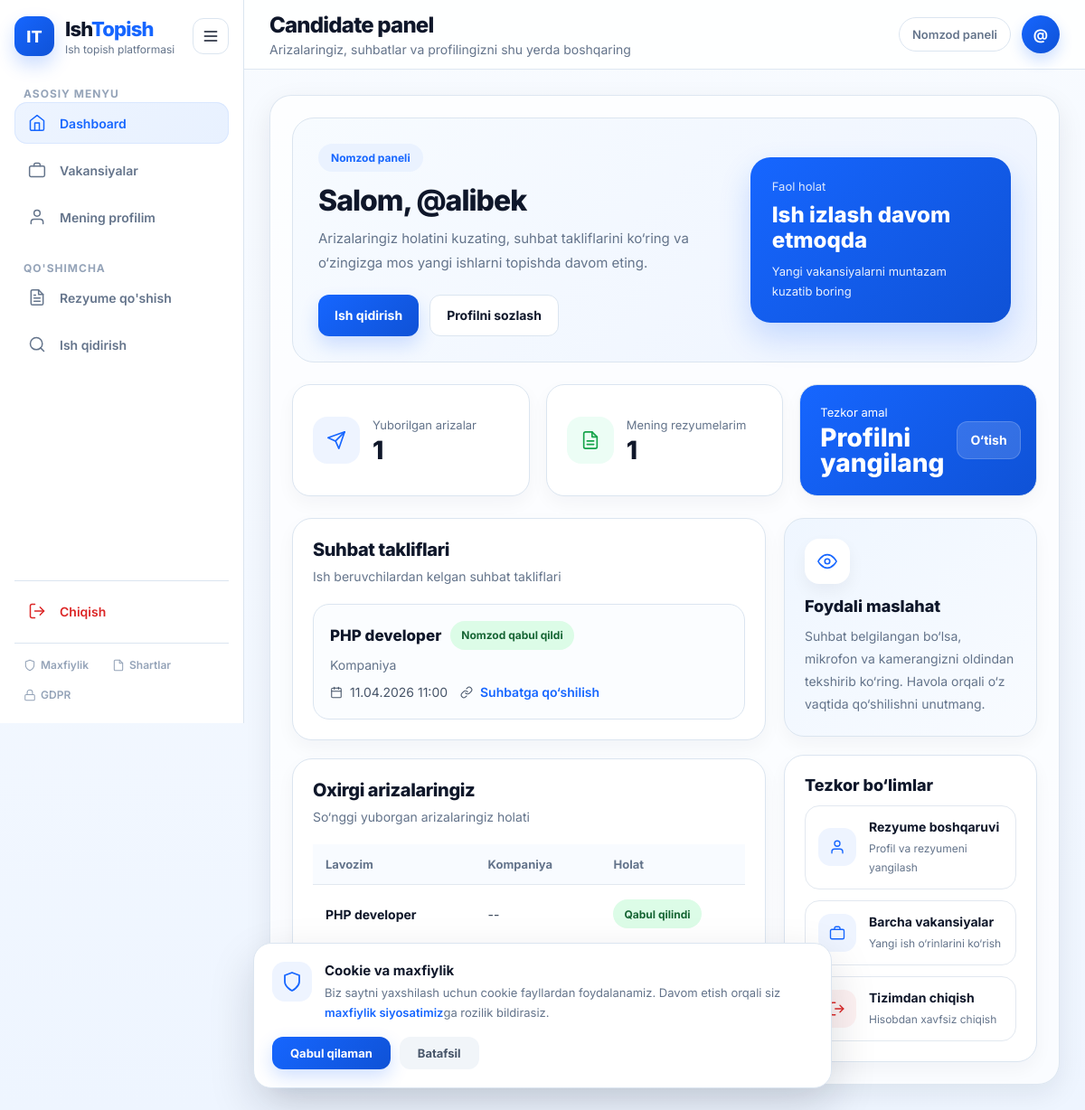
Before: /candidate/home/ (signed in) with the older database file.
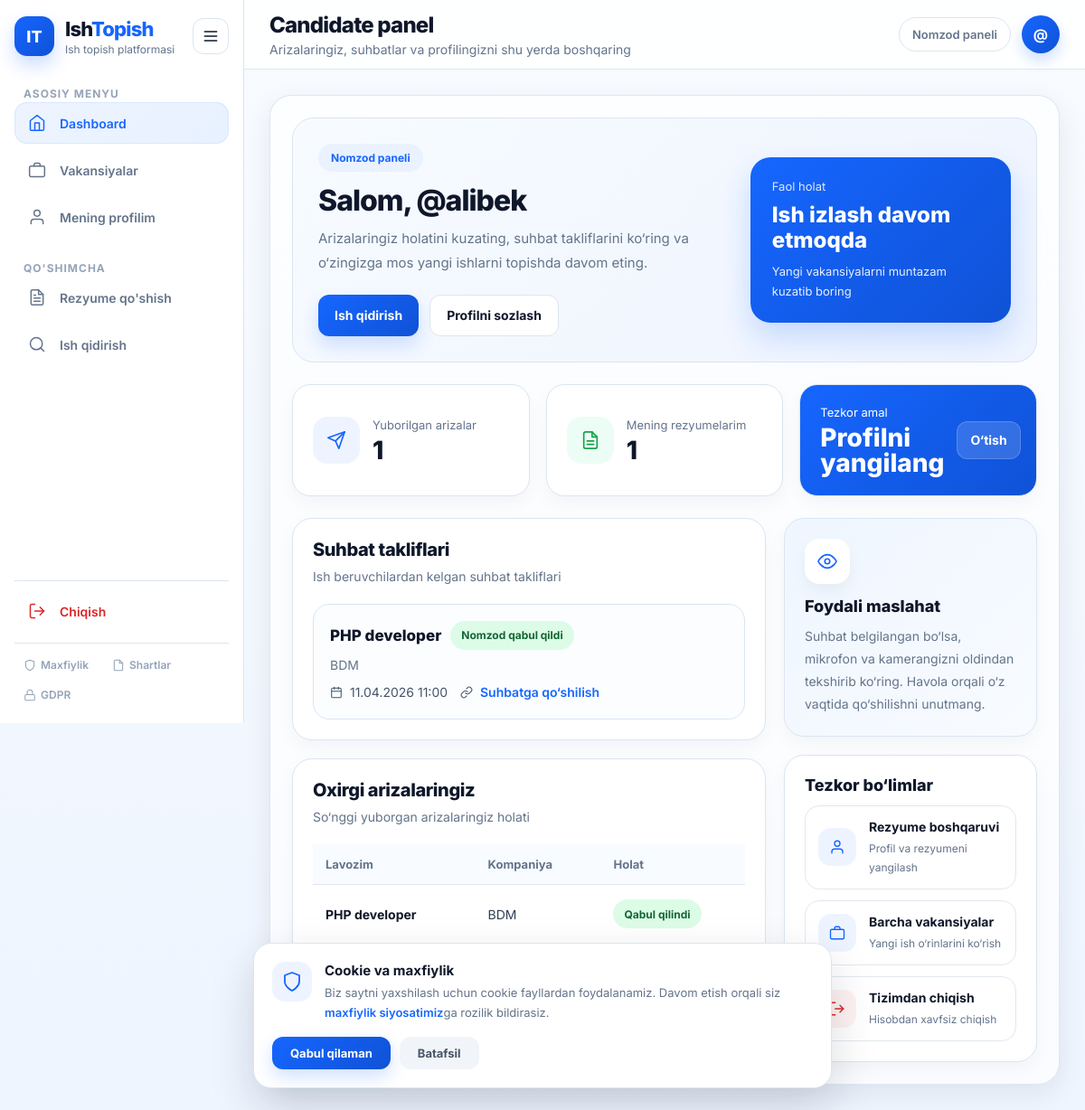
After: the same page with the newer database file.
### ishbor/models.py (models this page shows, shortened)
class Application(models.Model):
    STATUS_CHOICES = [
        ('pending', 'Kutilmoqda'),
        ('reviewed', 'Ko\'rib chiqildi'),
        ('accepted', 'Qabul qilindi'),
        ('rejected', 'Rad etildi'),
    ]
    vacancy = models.ForeignKey('Vacancy', on_delete=models.CASCADE, related_name='applications')
    user = models.ForeignKey(User, on_delete=models.CASCADE)
    resume = models.ForeignKey(Resume, on_delete=models.SET_NULL, null=True, blank=True)
    cover_letter = models.TextField(blank=True, null=True, verbose_name="Qo'shimcha xat (Cover Letter)")
    status = models.CharField(max_length=20, choices=STATUS_CHOICES, default='pending', verbose_name="Holat")
    created_at = models.DateTimeField(auto_now_add=True, verbose_name="Yaratilgan sana")
    class Meta:
        verbose_name = "Ariza"
        verbose_name_plural = "Arizalar"

class Vacancy(models.Model):
    class JobType(models.TextChoices):
        FULL_TIME = 'full_time', 'To‘liq stavka'
        PART_TIME = 'part_time', 'Yarim stavka'
        REMOTE = 'remote', 'Masofaviy'
    employer = models.ForeignKey(
        settings.AUTH_USER_MODEL,
        on_delete=models.CASCADE,
        related_name='vacancies'
    )
    title = models.CharField(max_length=255)
    salary = models.CharField(max_length=100)
    location = models.CharField(max_length=255)
    job_type = models.CharField(
        max_length=50,
        choices=JobType.choices,
        default=JobType.FULL_TIME
    )
    description = models.TextField()
    responsibilities = models.TextField(blank=True, null=True)
    requirements = models.TextField(blank=True, null=True)
    benefits = models.TextField(blank=True, null=True)
    is_active = models.BooleanField(default=True, verbose_name="Faol holatda")
    created_at = models.DateTimeField(auto_now_add=True, verbose_name="Yaratilgan sana")
    deadline = models.DateField(null=True, blank=True, verbose_name="Oxirgi muddat")
    class Meta:
        ordering = ['-created_at']
        verbose_name = "Vakansiya"
        verbose_name_plural = "Vakansiyalar"

class EmployerProfile(models.Model):
    user = models.OneToOneField(User, on_delete=models.CASCADE, related_name='employer_profile')
    company_name = models.CharField(max_length=255)
    stir = models.CharField(max_length=20)
    logo = models.ImageField(upload_to=upload_to_company_logos, null=True, blank=True)
    company_address = models.TextField()
    company_phone = models.CharField(max_length=20)
    responsible_full_name = models.CharField(max_length=150)
    gdpr_consent = models.BooleanField(default=False, verbose_name="GDPR roziligi")
    gdpr_consent_date = models.DateTimeField(null=True, blank=True, verbose_name="GDPR rozilik sanasi")
    marketing_consent = models.BooleanField(default=False, verbose_name="Marketing roziligi")
    updated_at = models.DateTimeField(auto_now=True, verbose_name="Yangilangan sana")
    class Meta:
        verbose_name = "Ish beruvchi profili"
        verbose_name_plural = "Ish beruvchilar profillari"

class Interview(models.Model):
    STATUS_CHOICES = [
        ('pending', 'Kutilmoqda'),
        ('accepted', 'Nomzod qabul qildi'),
        ('rejected', 'Nomzod rad etdi'),
    ]
    application = models.OneToOneField(Application, on_delete=models.CASCADE, related_name='interview')
    date_time = models.DateTimeField(verbose_name="Suhbat vaqti")
    location_link = models.URLField(max_length=500, verbose_name="Suhbat manzili yoki Link (Zoom/Google Meet)")
    notes = models.TextField(blank=True, null=True, verbose_name="Qo'shimcha eslatmalar")
    status = models.CharField(max_length=20, choices=STATUS_CHOICES, default='pending', verbose_name="Holati")
    created_at = models.DateTimeField(auto_now_add=True, verbose_name="Yaratilgan sana")
    class Meta:
        verbose_name = "Suhbat"
        verbose_name_plural = "Suhbatlar"

### ishbor/views.py (the view)
# urls.py: path("candidate/home/", candidate_home, name="candidate_home"),
@login_required
@role_required("candidate")
def candidate_home(request):
    user_applications = Application.objects.filter(user=request.user).select_related(
        'vacancy',
        'vacancy__employer__employer_profile',
    ).order_by('-created_at')
    has_interviews = False
    for app in user_applications:
        try:
            if app.interview:
                has_interviews = True
                break
        except Interview.DoesNotExist:
            pass
    resumes_count = Resume.objects.filter(user=request.user).count()
    context = {
        'user_applications': user_applications,
        'has_interviews': has_interviews,
        'total_applications': user_applications.count(),
        'resumes_count': resumes_count,
        'recent_applications': user_applications[:5],
    }
    return render(request, "candidate/candidate_home.html", context)

### ishbor/views.py (called while the page is built)
def role_required(role_name):
    def decorator(view_func):
        @wraps(view_func)
        def _wrapped_view(request, *args, **kwargs):
            if request.user.role != role_name:
                messages.error(request, f"Ushbu sahifa faqat {role_name}lar uchun!")
                return redirect("home")
            return view_func(request, *args, **kwargs)
        return _wrapped_view
    return decorator

### ishbor/templates/candidate/candidate_home.html (shortened to what the changed rows need)
{% extends 'base.html' %}
{% block page_title %}Candidate panel{% endblock %}
{% block content %}
<div class="candidate-dashboard">
    <section class="hero-banner">
        <div class="hero-left">
            <h2 class="hero-title">Salom, {{ user.first_name|default:user.username }}</h2>
        </div>
    </section>
    <div class="dashboard-layout">
        <div class="main-column">
            <section class="panel-card">
                {% if has_interviews %}
                    <div class="interview-list">
                        {% for app in user_applications %}
                            {% if app.interview %}
                                <div class="interview-card">
                                    <div class="interview-main">
                                        <div class="interview-title-row">
                                            <h4>{{ app.vacancy.title }}</h4>
                                            {% if app.interview.status == 'pending' %}
                                                <span class="status-badge pending">Kutilmoqda</span>
                                            {% elif app.interview.status == 'accepted' %}
                                                <span class="status-badge success">{{ app.interview.get_status_display }}</span>
                                            {% else %}
                                                <span class="status-badge danger">{{ app.interview.get_status_display }}</span>
                                            {% endif %}
                                        </div>
                                        <p class="company-name">
                                            {{ app.vacancy.employer.employer_profile.company_name|default:"Kompaniya" }}
                                        </p>
                                        <div class="interview-meta">
                                            <span> {{ app.interview.date_time|date:"d.m.Y H:i" }}</span>
                                            <span>
                                                <a href="{{ app.interview.location_link }}" target="_blank">Suhbatga qo‘shilish</a>
                                            </span>
                                        </div>
                                    </div>
                                </div>
                            {% endif %}
                        {% endfor %}
                    </div>
                {% endif %}
            </section>
            <section class="panel-card">
                <div class="custom-table-wrap">
                    <table class="custom-table">
                        <thead>
                            <tr>
                                <th>Lavozim</th>
                                <th>Kompaniya</th>
                                <th>Holat</th>
                            </tr>
                        </thead>
                        <tbody>
                            {% for app in recent_applications %}
                                <tr>
                                    <td class="strong">{{ app.vacancy.title }}</td>
                                    <td>{{ app.vacancy.employer.employer_profile.company_name|default:"--" }}</td>
                                    <td>
                                        {% if app.status == 'pending' %}
                                            <span class="status-badge pending">{{ app.get_status_display }}</span>
                                        {% elif app.status == 'accepted' %}
                                            <span class="status-badge success">{{ app.get_status_display }}</span>
                                        {% elif app.status == 'reviewed' %}
                                            <span class="status-badge info">{{ app.get_status_display }}</span>
                                        {% else %}
                                            <span class="status-badge danger">{{ app.get_status_display }}</span>
                                        {% endif %}
                                    </td>
                                </tr>
                            {% empty %}
                                <tr>
                                    <td colspan="4" class="empty-td">Siz hali ariza topshirmagansiz.</td>
                                </tr>
                            {% endfor %}
                        </tbody>
                    </table>
                </div>
            </section>
        </div>
    </div>
</div>
{% endblock %}

Changed rows visible on the page:
changed through a linked row, Application "Qabul qilindi": vacancy.employer.employer_profile.company_name "Kompaniya" → "BDM"; vacancy.employer.employer_profile.company_name "--" → "BDM"
